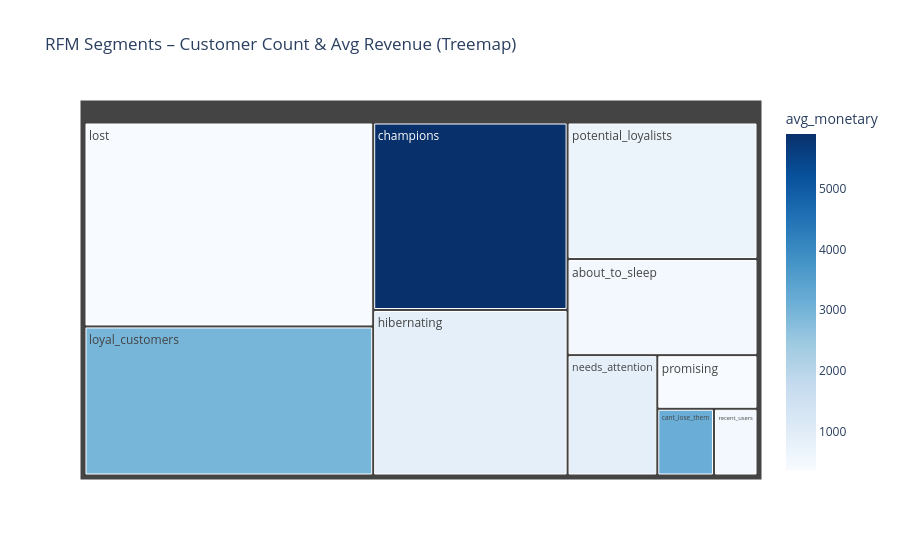

Notebook code for this chart:
### Code cell
# ──  Plotly Treemap ───────────────────────────────────────
import plotly.express as px
df_treemap = rfm.groupby("segment").agg(
    customers = ("monetary", "count"),
    avg_monetary = ("monetary", "mean")
).reset_index()

fig = px.treemap(
    df_treemap, path=["segment"],
    values="customers", color="avg_monetary",
    color_continuous_scale="Blues",
    title="RFM Segments – Customer Count & Avg Revenue (Treemap)"
)
fig.write_html("rfm_treemap.html");  fig.show()

df_treemap = rfm.groupby('segment').agg('count').reset_index()
df_treemap.head(10)

### Figure 1 — Plotly figure (JSON) as saved in the notebook; plotly's stock layout.template omitted (floating-point values rounded to 4 significant figures)
{"data": [{"branchvalues": "total", "customdata": [[485.5], [3152.0], [5904.0], [876.6], [367.7], [2972.0], [885.3], [676.4], [362.7], [493.0]], "domain": {"x": [0, 1], "y": [0, 1]}, "hovertemplate": "labels=%{label}<br>customers=%{value}<br>parent=%{parent}<br>id=%{id}<br>avg_monetary=%{color}<extra></extra>", "ids": ["about_to_sleep", "cant_lose_them", "champions", "hibernating", "lost", "loyal_customers", "needs_attention", "potential_loyalists", "promising", "recent_users"], "labels": ["about_to_sleep", "cant_lose_them", "champions", "hibernating", "lost", "loyal_customers", "needs_attention", "potential_loyalists", "promising", "recent_users"], "marker": {"coloraxis": "coloraxis", "colors": [485.5, 3152.0, 5904.0, 876.6, 367.7, 2972.0, 885.3, 676.4, 362.7, 493.0]}, "name": "", "parents": ["", "", "", "", "", "", "", "", "", ""], "type": "treemap", "values": [333.0, 69.0, 665.0, 587.0, 1074.0, 785.0, 197.0, 473.0, 98.0, 53.0]}], "layout": {"coloraxis": {"colorbar": {"title": {"text": "avg_monetary"}}, "colorscale": [[0, "rgb(247,251,255)"], [0.125, "rgb(222,235,247)"], [0.25, "rgb(198,219,239)"], [0.375, "rgb(158,202,225)"], [0.5, "rgb(107,174,214)"], [0.625, "rgb(66,146,198)"], [0.75, "rgb(33,113,181)"], [0.875, "rgb(8,81,156)"], [1, "rgb(8,48,107)"]]}, "legend": {"tracegroupgap": 0}, "title": {"text": "RFM Segments – Customer Count & Avg Revenue (Treemap)"}}}
